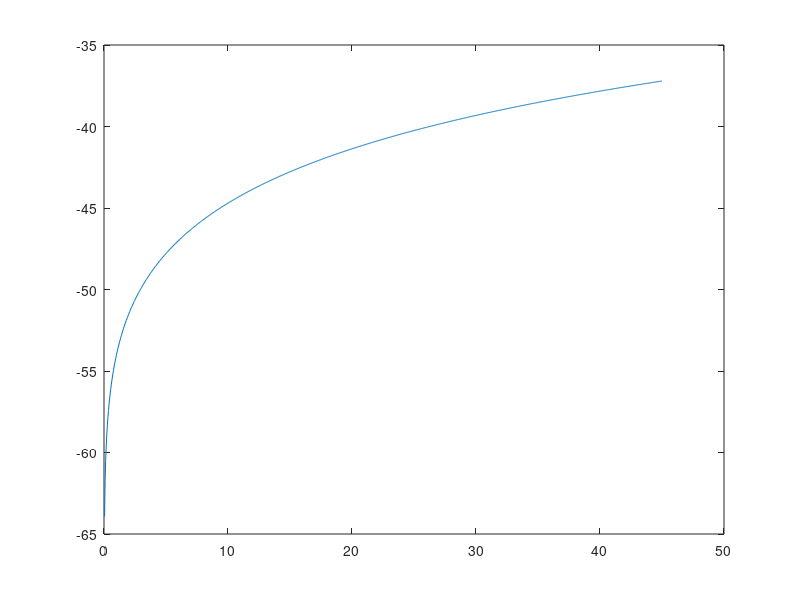
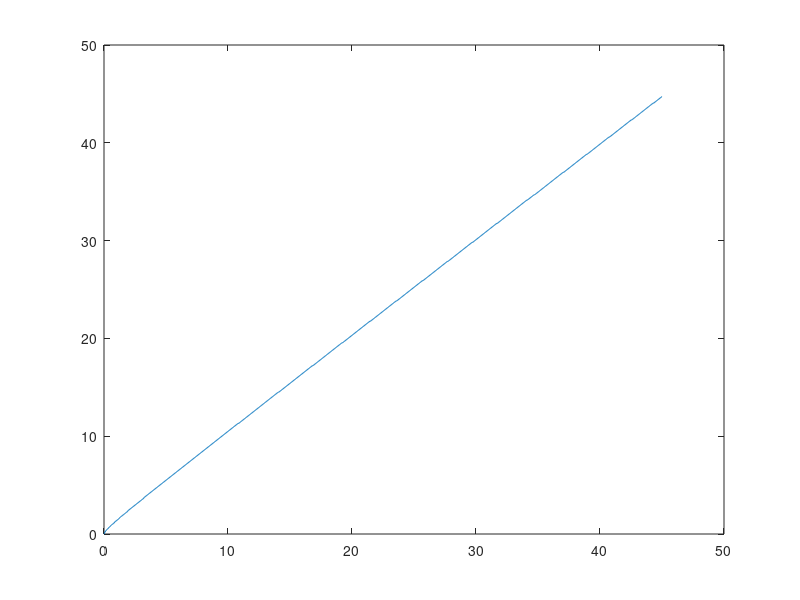

MATLAB code for these plots, in order:
close all
%%%% Set up parameters
alpha = 0.35;
beta = 0.99;
delta = 0.025;
sigma = 2;

%%%% Set up discretized state space
k_min = 0;
k_max = 45;
num_k = 1000; % number of points in the grid for k

k = linspace(k_min, k_max, num_k);

k_mat = repmat(k', [1 num_k]); % this will be useful in a bit

%%%% Set up consumption and return function
% 1st dim(rows): k today, 2nd dim (cols): k' chosen for tomorrow
cons = k_mat .^ alpha + (1 - delta) * k_mat - k_mat'; 

ret = cons .^ (1 - sigma) / (1 - sigma); % return function
% negative consumption is not possible -> make it irrelevant by assigning
% it very large negative utility
ret(cons < 0) = -Inf;

%%%% Iteration
dis = 1; tol = 1e-06; % tolerance for stopping 
v_guess = zeros(1, num_k);
while dis > tol
    % compute the utility value for all possible combinations of k and k':
    value_mat = ret + beta * repmat(v_guess, [num_k 1]);
    
    % find the optimal k' for every k:
    [vfn, pol_indx] = max(value_mat, [], 2);
    vfn = vfn';
    
    % what is the distance between current guess and value function
    dis = max(abs(vfn - v_guess));
    
    % if distance is larger than tolerance, update current guess and
    % continue, otherwise exit the loop
    v_guess = vfn;
end

g = k(pol_indx); % policy function

plot(k,vfn)
figure
plot(k,g)


